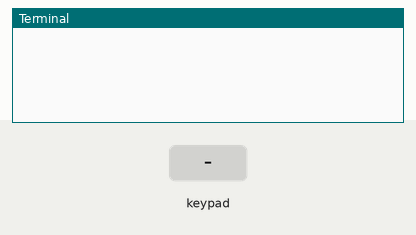
Bench run of a program on a simulated Raspberry Pi (header pin numbers). On the bench: the last lines printed to the terminal. The test bench sets the inputs (shaded band).

Above: at 1.2 s.
1.3 s: key '1' pressed
At 2.6 s:
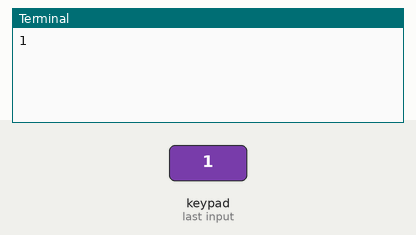
2.9 s: keypad keys 1 2 # pressed 0.4 s apart
At 4.4 s:
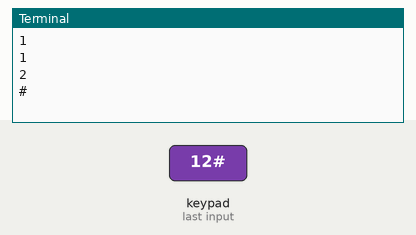
5.6 s: key '*' pressed
At 6.9 s:
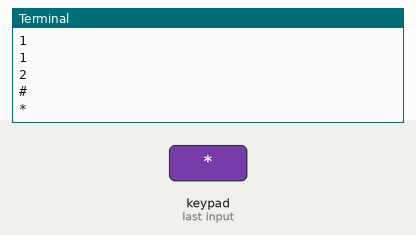
7.2 s: keypad keys 2 5 pressed 0.4 s apart
At 8.8 s:
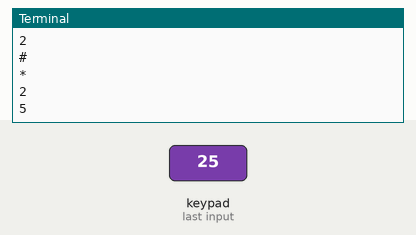
Timing chart, 0 to 10.3 s (numbered marks = the images above; inputs shaded):
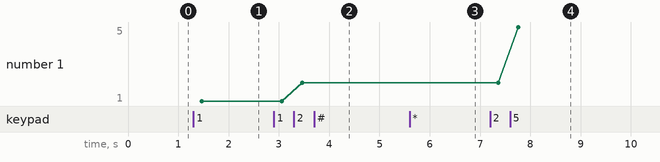

Measured:
- after the input at 1.3 s, the terminal: prints a new line after 0.16 s (image 1)
- after the input at 2.9 s, the terminal: prints a new line after 0.56 s (image 2)
- after the input at 5.6 s, the terminal: prints a new line after 0.15 s (image 3)
- after the input at 7.2 s, the terminal: prints a new line after 0.16 s (image 4)
- plotted number 1: 1 → 2 after the input at 2.9 s, 2 → 5 after the input at 7.2 s

The program:

main.py
```python
import RPi.GPIO as GPIO
import time

# Updated GPIO pin numbers
ROWS = [7, 13, 15, 29]
COLS = [16, 18, 22]

# Updated keymap
KEYMAP = [
    ['1', '2', '3'],
    ['4', '5', '6'],
    ['7', '8', '9'],
    ['*', '0', '#']
]

def setup():
    GPIO.setmode(GPIO.BOARD)
    GPIO.setup(ROWS, GPIO.OUT, initial=GPIO.HIGH)
    GPIO.setup(COLS, GPIO.IN, pull_up_down=GPIO.PUD_UP)

def get_key():
    key = None
    for i in range(len(ROWS)):
        GPIO.output(ROWS[i], GPIO.LOW)
        for j in range(len(COLS)):
            if GPIO.input(COLS[j]) == GPIO.LOW:
                key = KEYMAP[i][j]
                while GPIO.input(COLS[j]) == GPIO.LOW:
                    pass
        GPIO.output(ROWS[i], GPIO.HIGH)
    return key

def loop():
    while True:
        key = get_key()
        if key:
            print(key)
        time.sleep(0.1)

def destroy():
    GPIO.cleanup()

if __name__ == '__main__':
    setup()
    try:
        loop()
    except KeyboardInterrupt:
        destroy()
```
